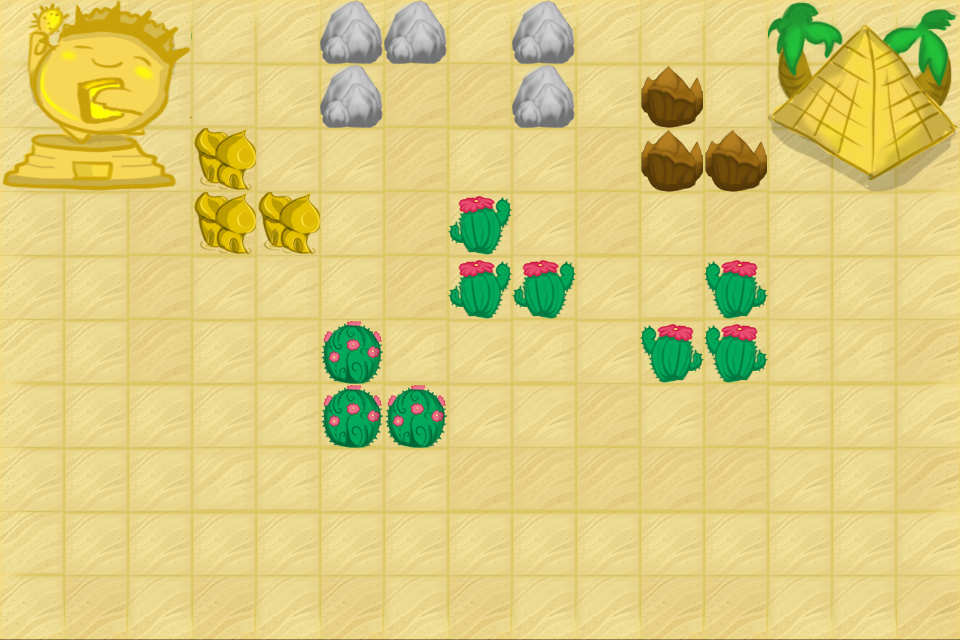

A 2D game scene composited from a Tiled map and its tileset images. What follows is a short description and the map's XML, with each tile layer's data collapsed to a summary:
An orthogonal 15x10 tile map with 64x64 px tiles, 2 tile layers (Background, Ground) and 34 objects (31x Rock, Water, Spawn1, Spawn2).

<map version="1.0" orientation="orthogonal" renderorder="right-down" width="15" height="10" tilewidth="64" tileheight="64" nextobjectid="41">
 <tileset firstgid="1" name="desert_object" tilewidth="64" tileheight="64">
  <image source="desert_object.png" width="1280" height="640" />
 </tileset>
 <layer name="Background" width="15" height="10">
  <data>[150 cells, 150 non-empty, 16 distinct tile ids]</data>
 </layer>
 <layer name="Ground" width="15" height="10">
  <data>[150 cells, 38 non-empty, 24 distinct tile ids]</data>
 </layer>
 <objectgroup name="Rocks">
  <object id="4" name="Rock" x="448" y="0" width="64" height="64" />
  <object id="6" name="Rock" x="512" y="0" width="64" height="64" />
  <object id="13" name="Rock" x="640" y="64" width="64" height="64" />
  <object id="14" name="Rock" x="640" y="128" width="64" height="64" />
  <object id="15" name="Rock" x="704" y="128" width="64" height="64" />
  <object id="16" name="Rock" x="704" y="256" width="64" height="64" />
  <object id="17" name="Rock" x="704" y="320" width="64" height="64" />
  <object id="18" name="Rock" x="640" y="320" width="64" height="64" />
  <object id="19" name="Rock" x="448" y="192" width="64" height="64" />
  <object id="20" name="Rock" x="448" y="256" width="64" height="64" />
  <object id="21" name="Rock" x="512" y="256" width="64" height="64" />
  <object id="22" name="Rock" x="320" y="320" width="64" height="64" />
  <object id="23" name="Rock" x="320" y="384" width="64" height="64" />
  <object id="24" name="Rock" x="384" y="384" width="64" height="64" />
  <object id="25" name="Rock" x="256" y="192" width="64" height="64" />
  <object id="26" name="Rock" x="192" y="192" width="64" height="64" />
  <object id="27" name="Rock" x="192" y="128" width="64" height="64" />
  <object id="28" name="Rock" x="128" y="128" width="64" height="64" />
  <object id="29" name="Rock" x="64" y="128" width="64" height="64" />
  <object id="30" name="Rock" x="0" y="128" width="64" height="64" />
  <object id="34" name="Rock" x="128" y="0" width="64" height="64" />
  <object id="35" name="Rock" x="128" y="64" width="64" height="64" />
  <object id="36" name="Rock" x="768" y="0" width="64" height="64" />
  <object id="37" name="Rock" x="768" y="64" width="64" height="64" />
  <object id="38" name="Rock" x="768" y="128" width="64" height="64" />
  <object id="39" name="Rock" x="832" y="128" width="64" height="64" />
  <object id="40" name="Rock" x="896" y="128" width="64" height="64" />
 </objectgroup>
 <objectgroup name="Water">
  <object id="3" name="Water" x="384" y="64" width="128" height="64" />
 </objectgroup>
 <objectgroup name="Spawns">
  <object id="7" name="Spawn1" x="192" y="448" width="64" height="64">
   <properties>
    <property name="direction" value="0" />
   </properties>
   <ellipse />
  </object>
  <object id="8" name="Spawn2" x="640" y="448" width="64" height="64">
   <properties>
    <property name="direction" value="0" />
   </properties>
   <ellipse />
  </object>
  <object id="9" name="Rock" x="512" y="64" width="64" height="64" />
  <object id="10" name="Rock" x="384" y="0" width="64" height="64" />
  <object id="11" name="Rock" x="320" y="0" width="64" height="64" />
  <object id="12" name="Rock" x="320" y="64" width="64" height="64" />
 </objectgroup>
</map>
